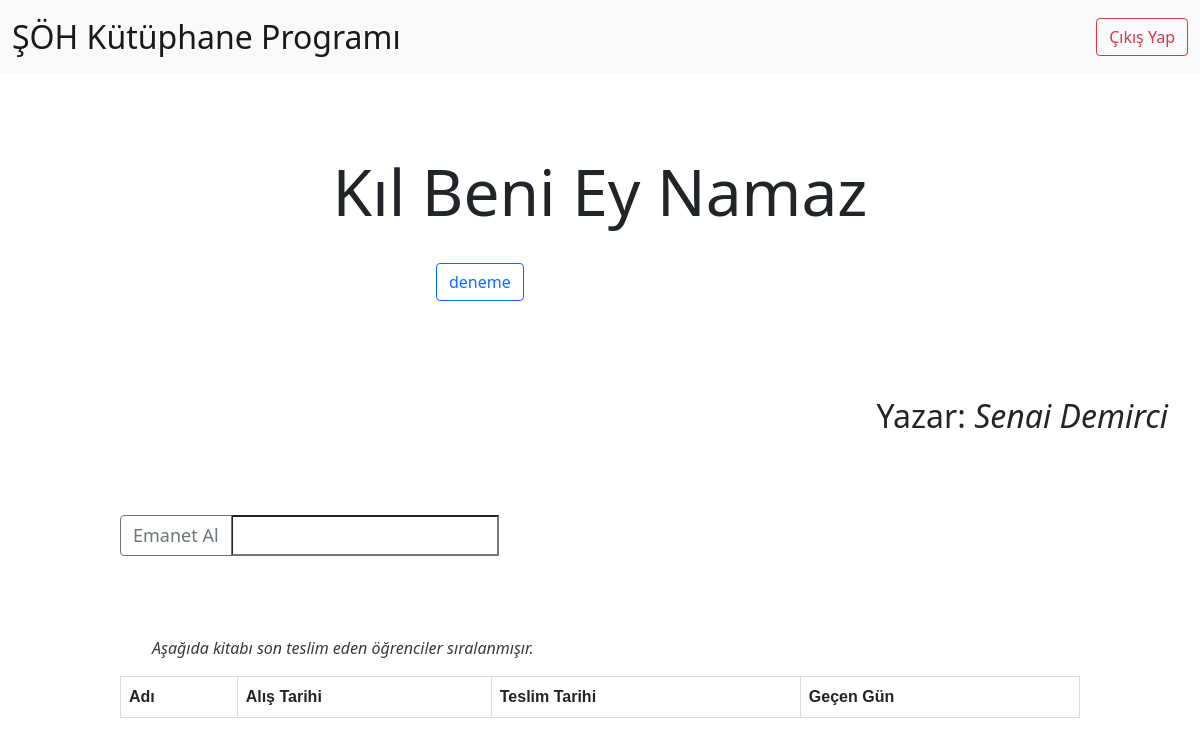
The page /book/search/4/ (signed in) on the database its author committed.
### kitap/models.py (models this page shows, shortened)
class Book(models.Model):
  tags = [
    ("islami","İslami"),
    ("felsefe","Felsefe"),
    ("tarih","Tarih"),
    ("biyografi","Biyografi"),
    ("deneme","Deneme"),
    ("edebiyat", "Edebiyat"),
    ("yabancı dil", "Yabancı Dil"),
    ("fen bilimleri", "Fen bilimleri"),
    ("roman", "Roman"),
    ("din", "Din"),
  ]
  book_name = models.CharField(verbose_name="Kitabın Adı (Sorumlu kisi doldurmalı)", max_length=100, blank=False)
  book_writer = models.CharField(verbose_name="Kitabın Yazarı (Sorumlu kisi doldurmalı)", max_length=100, blank=False)
  book_date = models.DateField(verbose_name="Kitabın Yayınlanma Tarihi (Sorumlu kisi doldurmalı)", blank=True, null=True)
  book_tag = models.CharField(verbose_name="Kitabın Kategorisi (Sorumlu kişi doldurmalı", max_length=20, choices=tags, null=True, blank=True)
  alan_og = models.CharField(verbose_name="Kitabı Alan Ogrenci (Program Kendi dolduracak)", max_length=150, blank=True, null=True)
  alis_tar = models.DateField(verbose_name="Kitabın Verilme Tarihi (Program Kendi dolduracak)", blank=True, null=True)
  teslim_tar = models.DateField(verbose_name="Kitabın Teslim Tarihi (Program Kendi dolduracak)", blank=True, null=True)
  alan_ogrenciler_json = jsonfield.JSONField(verbose_name="Kitabı daha önce ödünç almış öğrenciler (Program Kendi dolduracak)", null=True, blank=True)

### kitap/views.py (the view)
# urls.py: path('search/<int:id>/', views.book_info, name="book_info"),
def book_info(req, id):
  if req.user.is_authenticated:
    book = Book.objects.get(id=id)
    alis_tarihi = book.alis_tar
    today = datetime.date.today()
    alanog = []
    numOfDays = 0
    if book.alan_og:
      numOfDays = (today-alis_tarihi).days
    if book.alan_ogrenciler_json != None:
      alanog = book.alan_ogrenciler_json
      alanog.reverse()
    danger = False
    if numOfDays >= 15:
      danger = True
    return render(req, "book_info.html", context={"book": book, "danger": danger, "numDays": numOfDays, "alan_ogrenciler_json": alanog})
  return redirect("login")

### templates/book_info.html (shortened to what this page needs)
{% extends 'base.html' %}
{% block body %}
<h1 style="font-size: 64px; text-align: center; margin: 5rem 0 2rem 0;">{{book.book_name|lower|title}}</h1>
<div style="width: 30%; margin: 2rem auto 0 auto;" id="tag-group"><a href="{% url 'category' tag=book.book_tag %}" class="btntag btn btn-outline-primary">{{ book.book_tag }}</a></div>
<h2 style="text-align: right; padding-right: 2rem; margin-top: 5rem;">Yazar: <span style="font-style: italic;">{{book.book_writer|lower|title}}</span></h2>
{% if book.alan_og %}
  <div id="ogrenci_bilgileri" style="width: 80%; margin: 5rem auto 0 auto;">
    <h4 style="margin-bottom: 2rem;">Kitabı alan öğrenci: <b>{{book.alan_og|lower|title}}</b></h4>
    <h5 style="margin-bottom: 2rem;">Kitabı aldığı tarih: {{book.alis_tar}}</h5>
    {% if danger %}
    <h5 style="margin-bottom: 2rem;">Kitap öğrencide <span class="text text-danger">{{ numDays }}</span> gün kaldı.</h5>
    {% else %}
    <h5 style="margin-bottom: 2rem;">Kitap öğrencide <span class="text text-success">{{ numDays }}</span> gün kaldı.</h5>
    {% endif %}
    <form method="POST" action="{% url 'book_teslim' id=book.id %}">
      {% csrf_token %}
      <input type="submit" value="Teslim Et" class="btn btn-success"/>
    </form>
  </div>
{% else %}
  <form style="width: 80%; margin: 5rem auto 0 auto;" method="POST" action="{% url 'book_emanet' id=book.id %}">
    <div class="input-group mb-2">
      <input type="submit" style="font-size: 18px;" value="Emanet Al" class="btn btn-outline-secondary"/>
      <input type="text" id="sname" style="font-size: 18px;" name="ogrenci_ad" required />
    </div>
  </form>
{% endif %}
<div style="width: 80%; margin: 5rem auto 10rem auto;">
  <p style="font-size: 16px; font-style: italic; opacity: 0.9; margin-left: 2rem;">Aşağıda kitabı son teslim eden öğrenciler sıralanmışır.</p>
  <table id="tbla" >
    <tr>
      <th>Adı</th>
      <th>Alış Tarihi</th>
      <th>Teslim Tarihi</th>
      <th>Geçen Gün</th>
    </tr>
  </table>
</div>
{% endblock body %}

### templates/book_info.html (style rules this page uses)
table { font-family: arial, sans-serif; border-collapse: collapse; width: 100%; }
td, th { border: 1px solid #dddddd; text-align: left; padding: 8px; }
.btntag { margin: 0 1rem 1rem 1rem; }

### rows shown on the page
Book: book_name "Kıl Beni Ey Namaz", book_tag "deneme", book_writer "Senai Demirci"
